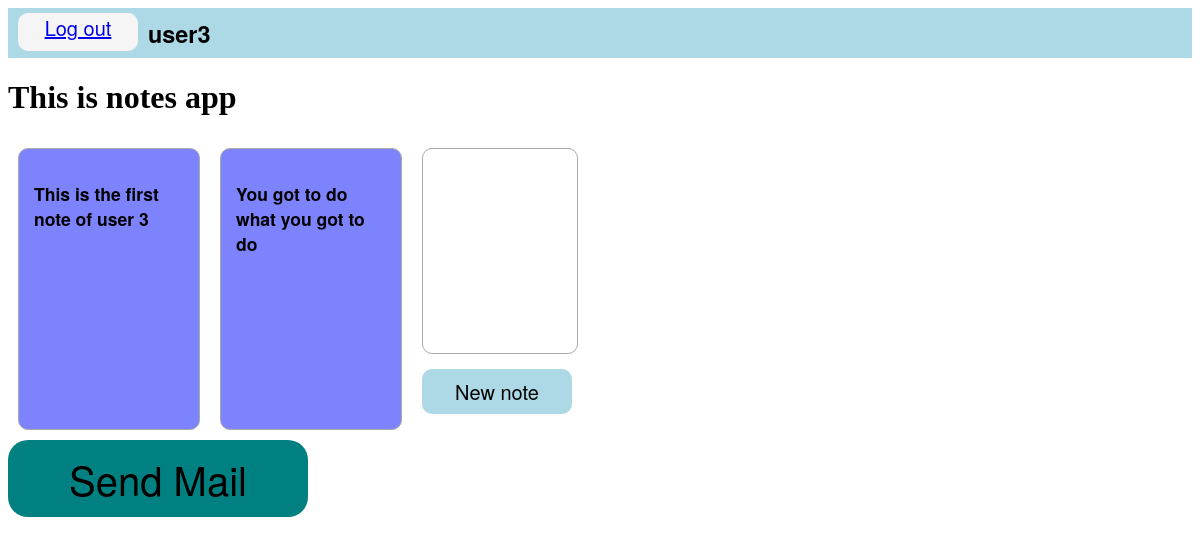
Page / (signed in) on the committed database.
### home/models.py (models this page shows)
class User(AbstractUser):
    pass

class Notes(models.Model):
    content = models.CharField(max_length=240)
    color = models.CharField(max_length=10, blank=True)
    user = models.ForeignKey("User", on_delete=models.CASCADE, related_name="noteUser", null=True, default="")

### home/views.py (the view)
def home_notes(request):
    if request.method == 'POST':
        form = NoteForm(request.POST)
        if form.is_valid():
            content = form.cleaned_data.get('content')
            note = Notes(content=content, color=random_color(), user=request.user)
            note.save()
            return redirect(home_notes)
    else:
        if request.user.is_authenticated:
            return render(request, 'home/home.html', {
                'notes': Notes.objects.filter(user=request.user),
                'note_form': NoteForm()
            })
        else:
             return render(request, 'home/home.html', {
                'notes': Notes.objects.all(),
                'note_form': NoteForm()
            })

### home/views.py
class NoteForm(forms.Form):
    content = forms.CharField(label="", widget=forms.Textarea( attrs = {
        'class': 'new_note'
    }))

### templates/home/home.html (shortened to what this page needs)
{% extends "base.html" %}
{% block content %}
    <h1>This is notes app</h1>
    <div class="note_container">
        {% for note in notes %}
        <div id="note-{{ note.id }}" class="note" style="background-color: {{ note.color }};" data-note_id="{{ note.id }}">
            <h3 id="note-{{ note.id }}-text">{{ note.content }}</h3>
        </div>
        {% endfor %}
        {% if user.is_authenticated %}
        <form action="{% url 'main_notes' %}" method="POST">
            {{ note_form }}
            <input class="new_note_button" type="submit" value="New note">
        </form>
        {% endif %}
    </div>
    <form action="{% url 'randmail' %}" method="POST">
        <input class="send_mail_button" type="submit" value="Send Mail">
    </form>
{% endblock %}

### templates/nav.html
<nav id="navbar">
    {% if user.is_authenticated %}
    <div class="nav_button"><a class="nav_button_text" href="{% url 'logout' %}">Log out</a></div>
    <div class="nav_username">
        <h3 class="nav_username_text">{{ user.get_username }}</h3>
    </div>
    {% else %}
    <div class="nav_button"><a class="nav_button_text" href="{% url 'register' %}">Register</a></div>
    <div class="nav_button"><a class="nav_button_text" href="{% url 'login' %}">Log in</a></div>
    {% endif %}
</nav>

### static/css/main.css (style rules this page uses)
.note { text-align: left; height: 250px; width: 150px; border: 1px solid #aaa; border-radius: 10px; font-size: 15px; color: black; padding: 15px; margin: 10px; font-family: 'Helvetica Neue'; }
.note_container { display: flex; flex-direction: row; flex-wrap: wrap }
.new_note { width: 150px; height: 200px; margin: 10px; border-radius: 10px; border: 1px solid #aaa; display: flex; flex-direction: column; resize: none; font-size: 15px; font-family: 'Helvetica Neue'; }
.new_note_button { width: 150px; height: 45px; margin-top: 5px; margin-left: 10px; margin-right: 10px; background-color: lightblue; border-radius: 10px; font-size: 20px; font-family: 'Helvetica Neue'; border: 0 }
#navbar { display: flex; flex-direction: row; background-color: lightblue; height: 50px; width: 100%; margin: 0; }
.nav_button { width: 120px; height: 38px; margin-top: 5px; margin-left: 10px; margin-right: 10px; text-align: center; background-color: whitesmoke; border-radius: 10px; font-size: 20px; font-family: 'Helvetica Neue'; border: 0 }
.nav_username { font-size: 20px; font-family: 'Helvetica Neue'; align-self: center; }
.nav_button_text { text-decoration: none; }
.send_mail_button { width: 300px; height: auto; border-radius: 20px; color: black; border: 0; background-color: teal; font-family: 'Helvetica Neue'; padding: 10px; font-size: 40px; }

### rows in the picture
User: get_username "user3"
Notes: content "This is the first note of user 3"
Notes: content "You got to do what you got to do"
